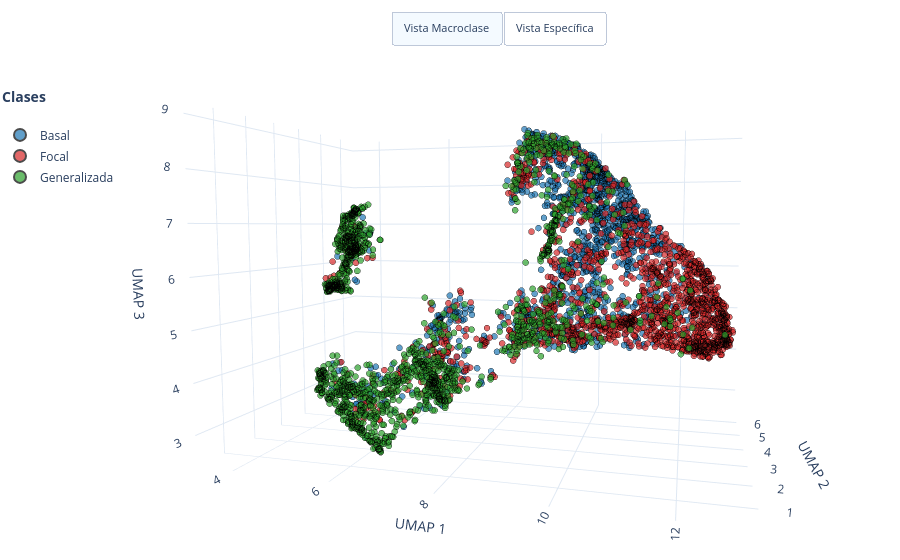

The notebook cell saved with this chart:
### Markdown cell above
A pesar de la valiosa información topológica obtenida en la proyección bidimensional, la densidad y distribución de los agrupamientos sugieren que la separabilidad de las clases se optimizaría al añadir un eje adicional. Por consiguiente, se procedió a visualizar el espacio latente de UMAP en tres dimensiones. Como era de esperarse, esta extensión demostró ser la decisión metodológica más acertada para desenredar las zonas de solapamiento residual; en este nuevo espacio volumétrico, se evidencian áreas claramente dominadas por cada una de las macroclases ictales. Particularmente, el estado basal se posiciona de manera estratégica en el centro de la proyección, actuando morfológicamente como un puente transicional que conecta de forma continua la actividad de fondo normal con las respectivas trayectorias patológicas de las crisis focales y generalizadas.

### Code cell
cols_a_excluir = ['partition_id', 'win_start_sec', 'label', 'patient_id']
df_3D = df_re.drop(columns=[c for c in cols_a_excluir if c in df_3D.columns])
plot_umap_3d(df_3D, top_features = ranking["Feature"].tolist(), macro_col='macro_class', specific_col='original_class')

### Figure 1 — Plotly figure (JSON) as saved in the notebook; plotly's stock layout.template omitted (floating-point values rounded to 4 significant figures; data arrays with more than 128 entries replaced by an {"elided": "..."} marker saying what was removed)
{"data": [{"customdata": {"elided": "1500x2 str values"}, "hovertemplate": "<b>Macro:</b> %{customdata[0]}<br><b>Específica:</b> %{customdata[1]}<extra></extra>", "legendgroup": "Basal", "marker": {"color": "#1f77b4", "line": {"color": "black", "width": 0.3}, "opacity": 0.7, "size": 3.5}, "mode": "markers", "name": "Basal", "type": "scatter3d", "visible": true, "x": {"elided": "1500 float values"}, "y": {"elided": "1500 float values"}, "z": {"elided": "1500 float values"}}, {"customdata": {"elided": "1500x2 str values"}, "hovertemplate": "<b>Macro:</b> %{customdata[0]}<br><b>Específica:</b> %{customdata[1]}<extra></extra>", "legendgroup": "Focal", "marker": {"color": "#d62728", "line": {"color": "black", "width": 0.3}, "opacity": 0.7, "size": 3.5}, "mode": "markers", "name": "Focal", "type": "scatter3d", "visible": true, "x": {"elided": "1500 float values"}, "y": {"elided": "1500 float values"}, "z": {"elided": "1500 float values"}}, {"customdata": {"elided": "1500x2 str values"}, "hovertemplate": "<b>Macro:</b> %{customdata[0]}<br><b>Específica:</b> %{customdata[1]}<extra></extra>", "legendgroup": "Generalizada", "marker": {"color": "#2ca02c", "line": {"color": "black", "width": 0.3}, "opacity": 0.7, "size": 3.5}, "mode": "markers", "name": "Generalizada", "type": "scatter3d", "visible": true, "x": {"elided": "1500 float values"}, "y": {"elided": "1500 float values"}, "z": {"elided": "1500 float values"}}, {"customdata": {"elided": "544x2 str values"}, "hovertemplate": "<b>Macro:</b> %{customdata[0]}<br><b>Específica:</b> %{customdata[1]}<extra></extra>", "legendgroup": "absz", "marker": {"color": "rgb(127, 60, 141)", "line": {"color": "black", "width": 0.3}, "opacity": 0.8, "size": 3.5}, "mode": "markers", "name": "absz", "type": "scatter3d", "visible": false, "x": {"elided": "544 float values"}, "y": {"elided": "544 float values"}, "z": {"elided": "544 float values"}}, {"customdata": {"elided": "1500x2 str values"}, "hovertemplate": "<b>Macro:</b> %{customdata[0]}<br><b>Específica:</b> %{customdata[1]}<extra></extra>", "legendgroup": "bckg", "marker": {"color": "rgb(17, 165, 121)", "line": {"color": "black", "width": 0.3}, "opacity": 0.8, "size": 3.5}, "mode": "markers", "name": "bckg", "type": "scatter3d", "visible": false, "x": {"elided": "1500 float values"}, "y": {"elided": "1500 float values"}, "z": {"elided": "1500 float values"}}, {"customdata": {"elided": "102x2 str values"}, "hovertemplate": "<b>Macro:</b> %{customdata[0]}<br><b>Específica:</b> %{customdata[1]}<extra></extra>", "legendgroup": "cpsz", "marker": {"color": "rgb(57, 105, 172)", "line": {"color": "black", "width": 0.3}, "opacity": 0.8, "size": 3.5}, "mode": "markers", "name": "cpsz", "type": "scatter3d", "visible": false, "x": [7.938, 9.139, 9.023, 6.001, 12.57, 8.725, 8.457, 8.917, 8.29, 5.331, 8.804, 8.335, 8.892, 9.67, 10.19, 9.691, 8.404, 9.774, 8.414, 9.831, 8.742, 7.917, 11.16, 6.427, 8.376, 8.195, 8.424, 8.191, 9.923, 9.296, 8.438, 9.95, 8.318, 8.432, 12.77, 10.91, 8.345, 10.16, 8.194, 9.911, 8.397, 8.933, 6.366, 8.792, 9.403, 9.053, 4.81, 6.289, 9.84, 4.556, 7.966, 8.536, 8.884, 9.452, 12.68, 10.74, 10.32, 9.332, 8.016, 8.86, 6.805, 8.886, 9.614, 6.269, 6.439, 9.678, 11.42, 5.811, 6.782, 10.21, 10.17, 10.38, 8.46, 7.952, 10.46, 8.978, 9.25, 9.308, 7.987, 7.751, 5.793, 8.398, 12.14, 8.749, 9.415, 6.237, 8.703, 7.497, 8.637, 8.378, 6.318, 7.489, 8.695, 10.57, 10.87, 8.165, 10.37, 11.83, 5.47, 12.16, 9.43, 9.552], "y": [1.0, 3.71, 5.855, 1.17, 4.072, 4.776, 4.607, 4.455, 4.61, 1.933, 5.763, 4.44, 4.78, 4.486, 6.302, 4.423, 4.676, 4.481, 4.332, 5.484, 4.627, 3.905, 3.24, 0.7287, 4.699, 4.592, 4.712, 3.943, 3.915, 3.849, 4.213, 4.368, 4.6, 4.55, 3.219, 6.082, 4.575, 2.378, 4.49, 4.457, 4.284, 5.23, 0.5516, 4.784, 4.341, 5.86, 4.509, 0.6719, 3.914, 4.399, 1.153, 4.774, 4.485, 4.635, 4.144, 5.86, 6.306, 5.865, 4.496, 4.475, 2.082, 5.858, 4.803, 1.742, 1.158, 4.008, 2.866, 1.299, 1.085, 4.012, 6.326, 3.211, 4.65, 1.118, 3.097, 3.868, 5.76, 4.277, 1.807, 2.365, 2.136, 4.085, 4.275, 4.235, 3.883, 1.511, 4.64, 2.878, 4.626, 4.278, 0.6718, 2.165, 4.878, 3.483, 6.359, 1.569, 3.857, 4.958, 1.935, 2.859, 4.87, 5.773], "z": [4.959, 8.262, 7.34, 3.862, 5.658, 4.419, 7.865, 5.029, 7.617, 4.184, 6.822, 8.22, 4.81, 7.652, 4.424, 8.67, 5.423, 8.35, 8.612, 7.577, 8.39, 4.488, 6.601, 3.42, 8.623, 4.554, 8.599, 4.365, 7.398, 4.971, 4.399, 7.894, 7.98, 8.03, 4.481, 4.884, 8.09, 7.028, 4.763, 8.352, 4.337, 5.077, 3.56, 8.722, 4.956, 6.977, 6.189, 3.415, 6.125, 6.443, 5.431, 7.997, 8.212, 8.581, 4.466, 4.254, 4.406, 4.427, 4.883, 5.079, 3.205, 6.821, 5.849, 3.099, 3.558, 6.425, 6.461, 4.113, 3.923, 8.097, 4.477, 6.18, 8.014, 5.565, 6.418, 4.456, 7.465, 5.791, 3.995, 3.896, 3.439, 4.268, 6.149, 4.423, 6.388, 3.907, 4.275, 4.234, 8.225, 5.01, 3.394, 3.763, 5.221, 7.65, 4.613, 4.081, 6.318, 4.206, 3.603, 5.813, 8.541, 7.89]}, {"customdata": {"elided": "1390x2 str values"}, "hovertemplate": "<b>Macro:</b> %{customdata[0]}<br><b>Específica:</b> %{customdata[1]}<extra></extra>", "legendgroup": "fnsz", "marker": {"color": "rgb(242, 183, 1)", "line": {"color": "black", "width": 0.3}, "opacity": 0.8, "size": 3.5}, "mode": "markers", "name": "fnsz", "type": "scatter3d", "visible": false, "x": {"elided": "1390 float values"}, "y": {"elided": "1390 float values"}, "z": {"elided": "1390 float values"}}, {"customdata": {"elided": "896x2 str values"}, "hovertemplate": "<b>Macro:</b> %{customdata[0]}<br><b>Específica:</b> %{customdata[1]}<extra></extra>", "legendgroup": "gnsz", "marker": {"color": "rgb(231, 63, 116)", "line": {"color": "black", "width": 0.3}, "opacity": 0.8, "size": 3.5}, "mode": "markers", "name": "gnsz", "type": "scatter3d", "visible": false, "x": {"elided": "896 float values"}, "y": {"elided": "896 float values"}, "z": {"elided": "896 float values"}}, {"customdata": [["Generalizada", "Crisis Mioclónica (MYSZ)"], ["Generalizada", "Crisis Mioclónica (MYSZ)"], ["Generalizada", "Crisis Mioclónica (MYSZ)"], ["Generalizada", "Crisis Mioclónica (MYSZ)"]], "hovertemplate": "<b>Macro:</b> %{customdata[0]}<br><b>Específica:</b> %{customdata[1]}<extra></extra>", "legendgroup": "mysz", "marker": {"color": "rgb(128, 186, 90)", "line": {"color": "black", "width": 0.3}, "opacity": 0.8, "size": 3.5}, "mode": "markers", "name": "mysz", "type": "scatter3d", "visible": false, "x": [6.234, 6.315, 5.391, 6.104], "y": [1.271, 1.002, 1.328, 1.161], "z": [4.309, 3.84, 4.267, 4.271]}, {"customdata": [["Focal", "Crisis Parcial Simple (SPSZ)"], ["Focal", "Crisis Parcial Simple (SPSZ)"], ["Focal", "Crisis Parcial Simple (SPSZ)"], ["Focal", "Crisis Parcial Simple (SPSZ)"], ["Focal", "Crisis Parcial Simple (SPSZ)"], ["Focal", "Crisis Parcial Simple (SPSZ)"], ["Focal", "Crisis Parcial Simple (SPSZ)"], ["Focal", "Crisis Parcial Simple (SPSZ)"]], "hovertemplate": "<b>Macro:</b> %{customdata[0]}<br><b>Específica:</b> %{customdata[1]}<extra></extra>", "legendgroup": "spsz", "marker": {"color": "rgb(230, 131, 16)", "line": {"color": "black", "width": 0.3}, "opacity": 0.8, "size": 3.5}, "mode": "markers", "name": "spsz", "type": "scatter3d", "visible": false, "x": [7.382, 7.626, 10.14, 9.589, 9.381, 11.52, 9.398, 7.9], "y": [1.285, 1.004, 3.761, 4.971, 5.761, 2.997, 3.732, 1.177], "z": [4.651, 4.781, 6.226, 8.592, 7.046, 5.587, 6.146, 4.816]}, {"customdata": [["Generalizada", "Crisis Tónico-Clónica (TCSZ)"], ["Generalizada", "Crisis Tónico-Clónica (TCSZ)"], ["Generalizada", "Crisis Tónico-Clónica (TCSZ)"], ["Generalizada", "Crisis Tónico-Clónica (TCSZ)"], ["Generalizada", "Crisis Tónico-Clónica (TCSZ)"], ["Generalizada", "Crisis Tónico-Clónica (TCSZ)"], ["Generalizada", "Crisis Tónico-Clónica (TCSZ)"], ["Generalizada", "Crisis Tónico-Clónica (TCSZ)"], ["Generalizada", "Crisis Tónico-Clónica (TCSZ)"], ["Generalizada", "Crisis Tónico-Clónica (TCSZ)"], ["Generalizada", "Crisis Tónico-Clónica (TCSZ)"], ["Generalizada", "Crisis Tónico-Clónica (TCSZ)"], ["Generalizada", "Crisis Tónico-Clónica (TCSZ)"], ["Generalizada", "Crisis Tónico-Clónica (TCSZ)"], ["Generalizada", "Crisis Tónico-Clónica (TCSZ)"], ["Generalizada", "Crisis Tónico-Clónica (TCSZ)"], ["Generalizada", "Crisis Tónico-Clónica (TCSZ)"], ["Generalizada", "Crisis Tónico-Clónica (TCSZ)"], ["Generalizada", "Crisis Tónico-Clónica (TCSZ)"], ["Generalizada", "Crisis Tónico-Clónica (TCSZ)"], ["Generalizada", "Crisis Tónico-Clónica (TCSZ)"], ["Generalizada", "Crisis Tónico-Clónica (TCSZ)"], ["Generalizada", "Crisis Tónico-Clónica (TCSZ)"], ["Generalizada", "Crisis Tónico-Clónica (TCSZ)"], ["Generalizada", "Crisis Tónico-Clónica (TCSZ)"], ["Generalizada", "Crisis Tónico-Clónica (TCSZ)"], ["Generalizada", "Crisis Tónico-Clónica (TCSZ)"], ["Generalizada", "Crisis Tónico-Clónica (TCSZ)"], ["Generalizada", "Crisis Tónico-Clónica (TCSZ)"], ["Generalizada", "Crisis Tónico-Clónica (TCSZ)"], ["Generalizada", "Crisis Tónico-Clónica (TCSZ)"], ["Generalizada", "Crisis Tónico-Clónica (TCSZ)"], ["Generalizada", "Crisis Tónico-Clónica (TCSZ)"], ["Generalizada", "Crisis Tónico-Clónica (TCSZ)"], ["Generalizada", "Crisis Tónico-Clónica (TCSZ)"], ["Generalizada", "Crisis Tónico-Clónica (TCSZ)"], ["Generalizada", "Crisis Tónico-Clónica (TCSZ)"], ["Generalizada", "Crisis Tónico-Clónica (TCSZ)"], ["Generalizada", "Crisis Tónico-Clónica (TCSZ)"], ["Generalizada", "Crisis Tónico-Clónica (TCSZ)"], ["Generalizada", "Crisis Tónico-Clónica (TCSZ)"], ["Generalizada", "Crisis Tónico-Clónica (TCSZ)"], ["Generalizada", "Crisis Tónico-Clónica (TCSZ)"], ["Generalizada", "Crisis Tónico-Clónica (TCSZ)"], ["Generalizada", "Crisis Tónico-Clónica (TCSZ)"], ["Generalizada", "Crisis Tónico-Clónica (TCSZ)"], ["Generalizada", "Crisis Tónico-Clónica (TCSZ)"], ["Generalizada", "Crisis Tónico-Clónica (TCSZ)"], ["Generalizada", "Crisis Tónico-Clónica (TCSZ)"], ["Generalizada", "Crisis Tónico-Clónica (TCSZ)"], ["Generalizada", "Crisis Tónico-Clónica (TCSZ)"], ["Generalizada", "Crisis Tónico-Clónica (TCSZ)"]], "hovertemplate": "<b>Macro:</b> %{customdata[0]}<br><b>Específica:</b> %{customdata[1]}<extra></extra>", "legendgroup": "tcsz", "marker": {"color": "rgb(0, 134, 149)", "line": {"color": "black", "width": 0.3}, "opacity": 0.8, "size": 3.5}, "mode": "markers", "name": "tcsz", "type": "scatter3d", "visible": false, "x": [9.315, 9.045, 7.792, 8.563, 6.371, 7.826, 7.653, 7.326, 8.278, 8.122, 8.347, 6.597, 4.712, 8.615, 8.462, 6.461, 9.305, 9.112, 6.75, 8.804, 5.242, 6.461, 8.281, 9.375, 7.225, 6.652, 5.151, 7.796, 5.417, 9.12, 8.256, 7.39, 5.303, 8.469, 5.285, 9.275, 9.415, 8.202, 8.352, 4.401, 7.407, 8.253, 6.302, 4.357, 5.999, 5.129, 9.429, 5.19, 5.812, 8.502, 5.788, 7.68], "y": [4.661, 4.908, 1.228, 4.903, 1.27, 1.237, 2.62, 1.548, 4.959, 3.989, 4.971, 1.438, 4.33, 4.711, 5.117, 1.359, 4.785, 4.438, 1.244, 5.803, 1.402, 1.36, 5.012, 4.701, 2.66, 1.213, 1.461, 1.111, 1.935, 5.875, 5.041, 1.715, 1.869, 4.954, 1.731, 4.862, 4.658, 4.096, 5.119, 4.054, 1.782, 5.033, 1.299, 4.209, 2.009, 1.458, 4.771, 2.027, 2.244, 4.969, 1.478, 0.6525], "z": [8.773, 8.583, 4.97, 8.855, 3.342, 4.213, 4.502, 5.603, 8.391, 4.618, 8.324, 2.782, 6.552, 8.389, 8.244, 2.608, 8.676, 8.675, 4.261, 6.945, 4.118, 2.593, 8.337, 8.873, 4.945, 3.86, 4.061, 5.033, 4.039, 5.233, 4.979, 3.88, 3.653, 8.846, 3.968, 8.763, 8.797, 4.761, 8.641, 6.244, 3.891, 8.419, 2.982, 6.616, 3.813, 4.055, 8.702, 4.292, 4.094, 8.508, 4.073, 4.059]}, {"customdata": [["Generalizada", "Crisis Tónica (TNSZ)"], ["Generalizada", "Crisis Tónica (TNSZ)"], ["Generalizada", "Crisis Tónica (TNSZ)"], ["Generalizada", "Crisis Tónica (TNSZ)"]], "hovertemplate": "<b>Macro:</b> %{customdata[0]}<br><b>Específica:</b> %{customdata[1]}<extra></extra>", "legendgroup": "tnsz", "marker": {"color": "rgb(207, 28, 144)", "line": {"color": "black", "width": 0.3}, "opacity": 0.8, "size": 3.5}, "mode": "markers", "name": "tnsz", "type": "scatter3d", "visible": false, "x": [8.898, 8.848, 9.176, 10.52], "y": [4.286, 4.924, 4.151, 3.604], "z": [8.861, 8.83, 8.136, 7.664]}], "layout": {"legend": {"bgcolor": "rgba(255, 255, 255, 0.5)", "font": {"size": 12}, "itemsizing": "constant", "itemwidth": 30, "title": {"text": "<b>Clases</b><br> "}, "tracegroupgap": 2, "x": -0.12, "xanchor": "left", "y": 0.85, "yanchor": "top"}, "margin": {"b": 0, "l": 0, "r": 0, "t": 0}, "scene": {"camera": {"eye": {"x": 0.5, "y": -1.8, "z": 0.15}}, "xaxis": {"title": {"text": "UMAP 1"}}, "yaxis": {"title": {"text": "UMAP 2"}}, "zaxis": {"title": {"text": "UMAP 3"}}}, "updatemenus": [{"buttons": [{"args": [{"visible": [true, true, true, false, false, false, false, false, false, false, false, false]}], "label": "Vista Macroclase", "method": "update"}, {"args": [{"visible": [false, false, false, true, true, true, true, true, true, true, true, true]}], "label": "Vista Específica", "method": "update"}], "direction": "left", "font": {"size": 11}, "showactive": true, "type": "buttons", "x": 0.5, "xanchor": "center", "y": 0.98, "yanchor": "top"}]}}
